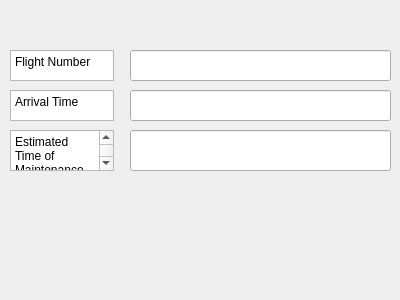
<?xml version="1.0" encoding="UTF-8"?>
<ui version="4.0">
 <class>Form</class>
 <widget class="QWidget" name="Form">
  <property name="geometry">
   <rect>
    <x>0</x>
    <y>0</y>
    <width>400</width>
    <height>300</height>
   </rect>
  </property>
  <property name="windowTitle">
   <string>Maintenance</string>
  </property>
  <widget class="QLineEdit" name="arrivaltime_input">
   <property name="geometry">
    <rect>
     <x>130</x>
     <y>50</y>
     <width>261</width>
     <height>31</height>
    </rect>
   </property>
  </widget>
  <widget class="QPlainTextEdit" name="plainTextEdit_2">
   <property name="geometry">
    <rect>
     <x>10</x>
     <y>90</y>
     <width>104</width>
     <height>31</height>
    </rect>
   </property>
   <property name="plainText">
    <string>Arrival Time</string>
   </property>
  </widget>
  <widget class="QLineEdit" name="arrivaltime_input_2">
   <property name="geometry">
    <rect>
     <x>130</x>
     <y>90</y>
     <width>261</width>
     <height>31</height>
    </rect>
   </property>
  </widget>
  <widget class="QPlainTextEdit" name="plainTextEdit">
   <property name="geometry">
    <rect>
     <x>10</x>
     <y>50</y>
     <width>104</width>
     <height>31</height>
    </rect>
   </property>
   <property name="plainText">
    <string>Flight Number</string>
   </property>
  </widget>
  <widget class="QLineEdit" name="arrivaltime_input_3">
   <property name="geometry">
    <rect>
     <x>130</x>
     <y>130</y>
     <width>261</width>
     <height>41</height>
    </rect>
   </property>
  </widget>
  <widget class="QPlainTextEdit" name="plainTextEdit_3">
   <property name="geometry">
    <rect>
     <x>10</x>
     <y>130</y>
     <width>104</width>
     <height>41</height>
    </rect>
   </property>
   <property name="plainText">
    <string>Estimated Time of Maintenance</string>
   </property>
  </widget>
 </widget>
 <resources/>
 <connections/>
</ui>
